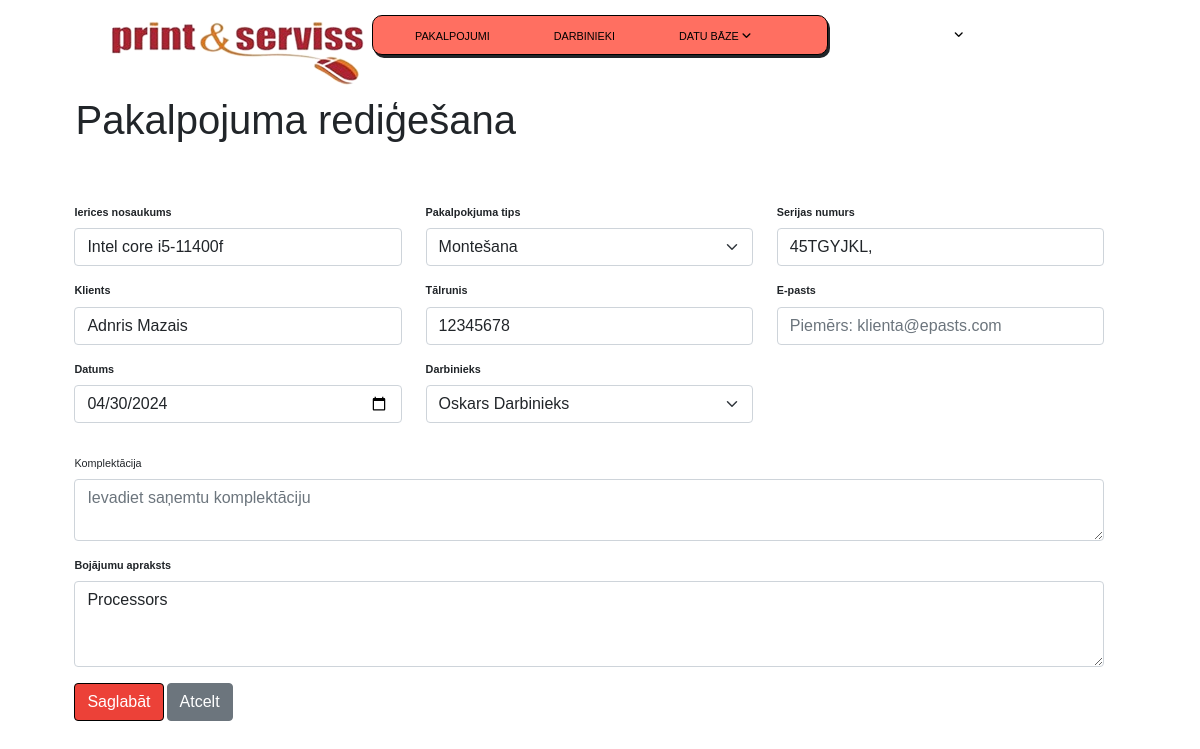
Screenshot of /service/85/ with the database file from the repository.
### myapp/models.py (models this page shows, shortened)
class Pakalpojums(models.Model):
    pak_ID = models.AutoField(primary_key=True, unique=True)
    paktip_ID = models.ForeignKey(PakTip, on_delete=models.SET_NULL, null=True)
    nosaukums = models.CharField(max_length=50)
    klients = models.CharField(max_length=50)
    k_talrunis = models.CharField(max_length=8)
    k_epasts = models.EmailField(max_length=50, default='', null=True, blank=True)
    pan_datums = models.DateField(null=True)
    datums = models.DateField()
    laiks = models.TimeField(blank=True, null=True)
    vieta = models.CharField(max_length=40, default='', null=True, blank=True)
    sit_aprakts = models.TextField(max_length=300)
    darb_ID = models.ForeignKey(Darbinieki, on_delete=models.SET_NULL, null=True)
    status = models.BooleanField(null=True)
    statuss = models.SmallIntegerField(default=0)
    serija_nr = models.CharField(max_length=30, blank=True, null=True)
    komplektacija = models.TextField(max_length=300, default='', null=True, blank=True)
    diagnostika = models.TextField(max_length=300, default='', null=True, blank=True)
    nobeig_datums = models.DateField(null=True, blank=True)
    r_numurs = models.CharField(max_length=7, default=generate_unique_seven_digit_code)
    nobraukums = models.CharField(max_length=10, null=True, blank=True)
    p_laiks = models.TimeField(blank=True, null=True)
    auto = models.CharField(max_length=7, null=True, blank=True)
    k_parole = models.CharField(max_length=4, default=generate_random_code)
    darb_apraksts = models.TextField(max_length=300, default='0')
    darb_kval = models.SmallIntegerField(default='0')
    dar_atrums = models.SmallIntegerField(default='0')
    apkalposanas_lim = models.SmallIntegerField(default='0')
    ats_apraksts = models.TextField(max_length=150, default='0')

### myapp/views.py (the view)
# urls.py: path('service/<int:pk>/', ServiceDetailView.as_view(), name='service_detail'),
class ServiceDetailView(DetailView):
    model = Pakalpojums
    template_name = 'service_detail.html'
    context_object_name = 'service'
    def get_context_data(self, **kwargs):
        context = super().get_context_data(**kwargs)
        context['darbinieki'] = Darbinieki.objects.all
        darbinieks = self.object.darb_ID
        context['paktip'] = PakTip.objects.all()
        paktip = self.object.paktip_ID
        context['selected_darbinieks'] = darbinieks
        context['selected_paktip'] = paktip
        return context

### myapp/templates/service_detail.html (shortened to what this page needs)
{% extends 'base.html' %}
{% block content %}
{% include 'navbar.html' %}
<h1 style="margin-left:6.3%">Pakalpojuma rediģešana</h1>
<br/>
<form method="POST" action="{% url 'save_service' pk=service.pak_ID %}?next={% url 'service_base' %}">
    <div style="padding: 3%; margin-left: 3.2%; margin-right: 5%">
        <div class="mb-3 row">
            <div class="col-md-4" id="NosaukumaField">
                <label for="InputNosaukums" class="form-label"><b>Ierices nosaukums</b></label>
                <input type="text" class="form-control" id="InputNosaukums"
                       placeholder="Piemērs: Pakalpojuma nosaukums" name="nosaukums" value="{{ service.nosaukums }}"
                       maxlength="50"
                       required>
            </div>
            <div class="col-md-4" id="pakalpojumaTipsField">
                <label for="InputPaktip" class="form-label"><b>Pakalpokjuma tips</b></label>
                <select class="form-select" id="InputPaktip" name="paktip_ID">
                    {% for paktip in paktip %}
                    {% if paktip == selected_paktip %}
                    <option value="{{ paktip.paktip_ID }}" selected>{{ paktip.nosaukums }}</option>
                    {% else %}
                    <option value="{{ paktip.paktip_ID }}">{{ paktip.nosaukums }}</option>
                    {% endif %}
                    {% endfor %}
                </select>
            </div>
            <div class="col-md-4" id="serijasNumursField">
                <label for="InputSerNr" class="form-label"><b>Serijas numurs</b></label>
                <input type="text" class="form-control" id="InputSerNr"
                       placeholder="Ievadiet serijas numuru" name="serija_nr" value="{{ service.serija_nr }}"
                       maxlength="30">
            </div>
        </div>
        <div class="mb-3 row">
            <div class="col-md-4" id="klientsField">
                <label for="InputKlients" class="form-label"><b>Klients</b></label>
                <input type="text" class="form-control" id="InputKlients"
                       placeholder="Piemērs: Klienta vārds" name="klients" value="{{ service.klients }}" maxlength="50">
            </div>
            <div class="col-md-4" id="klientaTalrunisField">
                <label for="InputTalrunis" class="form-label"><b>Tālrunis</b></label>
                <input type="text" pattern="\d*" class="form-control" id="InputTalrunis"
                       placeholder="Piemērs: 22222222" name="k_talrunis"
                       oninput="javascript: if (this.value.length > this.maxLength) this.value = this.value.slice(0, this.maxLength);
                    if (this.value.length === 1 && this.value[0] === '0') this.value = '';
                    this.value = this.value.replace(/[^0-9]/g, '');"
                       value="{{ service.k_talrunis }}" maxlength="8">
            </div>
            <div class="col-md-4" id="klientaEpastsField">
                <label for="InputEpasts" class="form-label"><b>E-pasts</b></label>
                {% if service.k_epasts %}
                <input type="email" class="form-control" id="InputEpasts"
                       placeholder="Piemērs: klienta@epasts.com" name="k_epasts" value="{{ service.k_epasts }}"
                       maxlength="50">
                {% else %}
                <input type="email" class="form-control" id="InputEpasts"
                       placeholder="Piemērs: klienta@epasts.com" name="k_epasts" value=""
                       maxlength="50">
                {% endif %}
            </div>
        </div>
        <div class="mb-3 row">
            <div class="col-md-4" id="datumsField">
                <label for="InputDatums" class="form-label"><b>Datums</b></label>
                <input type="date" class="form-control" id="InputDatums"
                       name="datums" value="{{ service.datums|date:'Y-m-d' }}">
            </div>
            <div class="col-md-4" id="darbinieksNumursField">
                <label for="InputDarbinieks" class="form-label"><b>Darbinieks</b></label>
                <select class="form-select" id="InputDarbinieks" name="darb_ID">
                    {% for darbinieks in darbinieki %}
                    {% if darbinieks == selected_darbinieks %}
                    <option value="{{ darbinieks.darb_ID }}" selected>{{ darbinieks.vards }} {{ darbinieks.uzvards }}
                    </option>
                    {% else %}
                    <option value="{{ darbinieks.darb_ID }}">{{ darbinieks.vards }} {{ darbinieks.uzvards }}</option>
                    {% endif %}
                    {% endfor %}
                </select>
            </div>
        </div>
        <div class="mb-3" id="komplektacijaField">
            <label for="InputSitAprakts" class="form-label">Komplektācija</label>
            <textarea class="form-control" id="InputSitAprakts" rows="2" cols="50" name="komplektacija" maxlength="300"
                      placeholder="Ievadiet saņemtu komplektāciju">{{ service.komplektacija }}</textarea>
        </div>
        <div class="mb-3" id="sitAprakstsField">
            <label for="InputSitApraksts" class="form-label"><b>Bojājumu apraksts</b></label>
            <textarea class="form-control" id="InputSitApraksts" rows="3"
                      placeholder="Piemērs: Detalizēts situācijas apraksts" name="sit_aprakts"
                      maxlength="300">{{ service.sit_aprakts }}</textarea>
        </div>
        <div class="mb-3">
            <button type="submit" class="btn btn-primary" style="background-color:#EC4138; border: 1px solid black">
                Saglabāt
            </button>
            <a href="{% url 'service_base' %}" class="btn btn-secondary">Atcelt</a>
        </div>
    </div>
</form>
{% endblock %}

### rows the page displays
Pakalpojums: nosaukums "Intel core i5-11400f", serija_nr "45TGYJKL,", klients "Adnris Mazais", k_talrunis "12345678", datums "04/30/2024", sit_aprakts "Processors"

### other values shown
form field paktip_ID "Montešana"
form field darb_ID "Oskars Darbinieks"
